Frame 1 (no input): blank canvas, image omitted
Frame 60 (the mouse pressed at the canvas centre just before this capture): blank canvas, image omitted
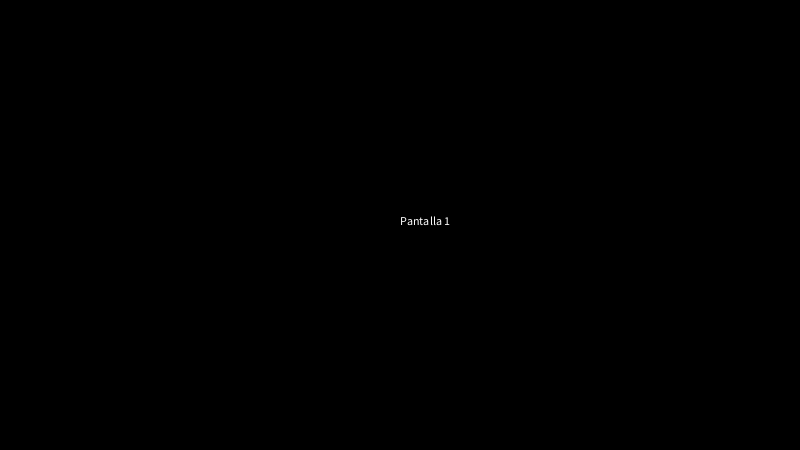
Frame 120 (the mouse held since frame 60 and released just before this capture)

The Processing sketch whose frames 1 and 60 were blank and that drew this single picture after the mouse press (run headless with seeded random() and noise(); from frame 60 on, the mouse is pressed at the canvas centre):

// Processing sketch: tpfinalparte1
// ── tpfinalparte1.pde
int estado;

void setup() {
  size(800, 450);
}
void draw() {
  if (estado==0) {
    dibujaPantallaInicio();
  } else if (estado==1) {
    dibujaPantallaUno();
  } else if (estado==2) {
    dibujaPantallaDos();
  } else if (estado==3) {
    dibujaPantallaTres();
  } else if (estado==4) {
    dibujaPantallaCuatro();
  } else if (estado==5) {
    dibujaPantallaCinco();
  } else if (estado==6) {
    dibujaPantallaSeis();
  } else if (estado==7) {
    dibujaPantallaSiete();
  } else if (estado==8) {
    dibujaPantallaOcho();
  } else if (estado==9) {
    dibujaPantallaNueve();
  } else if (estado==10) {
    dibujaPantallaDiez();
  } else if (estado==11) {
    dibujaPantallaOnce();
  } else if (estado==12) {
    dibujaPantallaDoce();
  } else if (estado==13) {
    dibujaPantallaTrece();
  } else if (estado==14) {
    dibujaPantallaCatorce();
  } else if (estado==15) {
    dibujaPantallaQuince();
  }
}
void mousePressed() {
  println("X: " + mouseX + " | Y: " + mouseY);
  if (estado==0) {
    estado = 1;
  } else if (estado==1) {
    estado = 2;
  }else if (estado==2) {
    estado = 3;
  }else if (estado==3) {
    estado = 4;
  }else if (estado==4) {
    estado = 5;
  }else if (estado==5) {
    estado = 6;
  }else if (estado==6) {
    estado = 7;
  }else if (estado==7) {
    estado = 8;
  }else if (estado==8) {
    estado = 9;
  }else if (estado==9) {
    estado = 10;
  }else if (estado==10) {
    estado = 11;
  }else if (estado==11) {
    estado = 12;
  }else if (estado==12) {
    estado = 13;
  }else if (estado==13) {
    estado = 14;
  }else if (estado==14) {
    estado = 15;
  }
}

// ── funciones.pde
void inicializar() {
  estado = 0;
}
void dibujaPantallaInicio() {
  background(0);
  text("INICIO", 400, 225);
}
void dibujaPantallaUno() {
  background(0);
  text("Pantalla 1", 400, 225);
}
void dibujaPantallaDos() {
  background(0);
  text("Pantalla 2", 400, 225);
}
void dibujaPantallaTres() {
  background(0);
  text("Pantalla 3", 400, 225);
}
void dibujaPantallaCuatro() {
  background(0);
  text("Pantalla 4", 400, 225);
}
void dibujaPantallaCinco() {
  background(0);
  text("Pantalla 5", 400, 225);
}
void dibujaPantallaSeis() {
  background(0);
  text("Pantalla 6", 400, 225);
}
void dibujaPantallaSiete() {
  background(0);
  text("Pantalla 7", 400, 225);
}
void dibujaPantallaOcho() {
  background(0);
  text("Pantalla 8", 400, 225);
}
void dibujaPantallaNueve() {
  background(0);
  text("Pantalla 9", 400, 225);
}
void dibujaPantallaDiez() {
  background(0);
  text("Pantalla 10", 400, 225);
}
void dibujaPantallaOnce() {
  background(0);
  text("Pantalla 11", 400, 225);
}
void dibujaPantallaDoce() {
  background(0);
  text("Pantalla 12", 400, 225);
}
void dibujaPantallaTrece() {
  background(0);
  text("Pantalla 13", 400, 225);
}
void dibujaPantallaCatorce() {
  background(0);
  text("Pantalla 14", 400, 225);
}
void dibujaPantallaQuince() {
  background(0);
  text("Pantalla 15", 400, 225);
}
